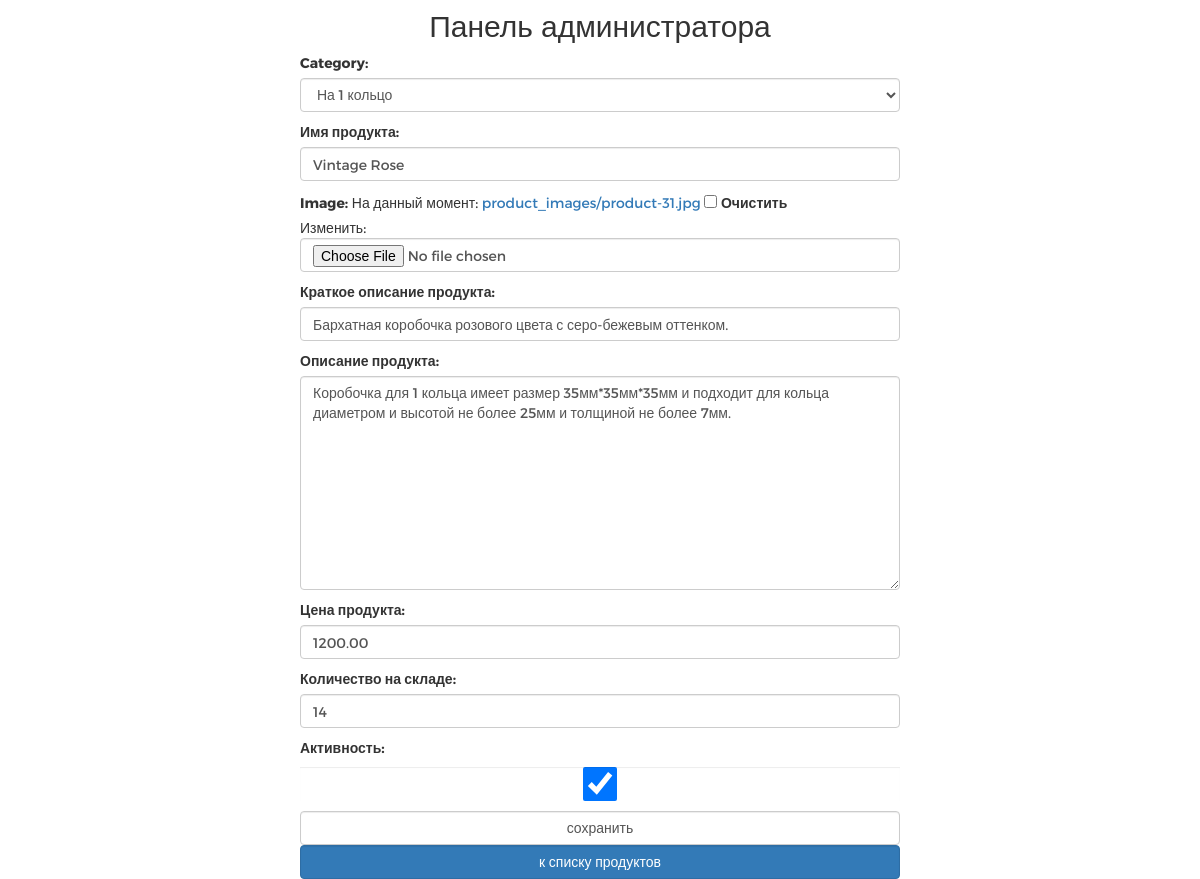
The app's page /myadmin/product/update/1/ (signed in) with its own data.
### mainapp/models.py (models this page shows, shortened)
class Product(models.Model):
    category = models.ForeignKey(ProductCategory, on_delete=models.CASCADE)
    name = models.CharField(verbose_name='имя продукта', max_length=128)
    image = models.ImageField(upload_to='product_images', blank=True)
    short_desc = models.CharField(verbose_name='краткое описание продукта', max_length=60, blank=True)
    description = models.TextField(verbose_name='описание продукта', blank=True)
    price = models.DecimalField(verbose_name='цена продукта', max_digits=8, decimal_places=2, default=0)
    quantity = models.PositiveIntegerField(verbose_name='количество на складе', default=0)
    is_active = models.BooleanField(verbose_name='активность', default=True)

class ProductCategory(models.Model):
    name = models.CharField(verbose_name='имя', max_length=64, unique=True)
    description = models.TextField(verbose_name='описание', blank=True)
    is_active = models.BooleanField(verbose_name='активность', default=True)
    def __str__(self):
        return self.name

### adminapp/views.py (the view)
# urls.py: re_path(r'^product/update/(?P<pk>\d+)/$', adminapp.product_update,
@user_passes_test((lambda x: x.is_superuser))
def product_update(request, pk):
    product = get_object_or_404(Product, pk=pk)
    if request.method == 'POST':
        form = ProductAdminUpdateForm(request.POST, request.FILES, instance=product)
        if form.is_valid():
            form.save()
            return HttpResponseRedirect(reverse('myadmin:productcategory_products',
                                                kwargs={'pk': product.category.pk}))
    else:
        form = ProductAdminUpdateForm(instance=product)
    content = {
        'title': 'администрирование/редактирование товара',
        'form': form,
        'object': product
    }
    return render(request, 'adminapp/product_update.html', content)

### adminapp/forms.py
class ProductAdminUpdateForm(forms.ModelForm):
    class Meta:
        model = Product
        fields = '__all__'
    def __init__(self, *args, **kwargs):
        super().__init__(*args, **kwargs)
        for field_name, field in self.fields.items():
            field.widget.attrs['class'] = 'form-control'

### mainapp/context_processors.py (called while the page is built)
def basket(request):
    print('context processor basket works')
    basket = []
    if request.user.is_authenticated:
        basket = request.user.basket.select_related()
    return {
        'basket': basket,
    }

### adminapp/templates/adminapp/product_update.html (shortened to what this page needs)
{% extends 'adminapp/base.html' %}
{% load static %}
{% block container %}
    <div class="new_category_form">
        <form class="form-horizontal" method="post" enctype="multipart/form-data">
            {{ form.as_p }}
            <input class="form-control" type="submit" value="сохранить">
        </form>
        <a href="{% url 'myadmin:productcategory_products' request.resolver_match.kwargs.pk %}"
           class="btn btn-primary form-control last">
            к списку продуктов
        </a>
    </div>
{% endblock %}

### static/css/style_admin.css (style rules this page uses)
* { margin: 0; padding: 0; }
body { font-family: 'Montserrat', sans-serif; }
html, body { height: 100%; }
.new_category_form { margin: 0 auto; width: 600px; }

### records on screen
Product: category "На 1 кольцо", short_desc "Бархатная коробочка розового цвета с серо-бежевым оттенком.", description "Коробочка для 1 кольца имеет размер 35мм*35мм*35мм и подходит для кольца диаметром и высотой не более 25мм и толщиной не более 7мм.", price "1200.00", quantity "14", is_active "☑"
ProductCategory: name "Vintage Rose"
